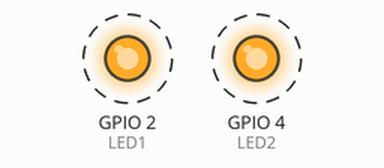
A program run on a simulated ESP32. Shown: output pins drawn as LEDs (lit = HIGH). Dashed ring = blinking. What the program prints to the serial monitor is not drawn.

Above: at 0.7 s.
Timing chart, 0 to 5.1 s (numbered marks = the images above):
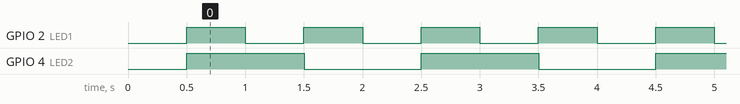

Measured:
- by itself, GPIO 2 (LED1): alternates HIGH for 0.50 s and LOW for 0.50 s
- by itself, GPIO 4 (LED2): alternates HIGH for 1.0 s and LOW for 1.0 s
- by itself, everything shown: repeats every 2.0 s, in 6 steps

The program:

main.cpp
```cpp
#include <Arduino.h>
#include <freertos/FreeRTOS.h>
#include <freertos/task.h>
#include <freertos/queue.h>

// =====================================
// PRACTICA 02 - FREERTOS
// ESP-32S V1.1
// Version final: Etapa 3
// =====================================

// Definicion de pines
const int LED1 = 2;
const int LED2 = 4;

// Cola de comunicacion entre tareas
QueueHandle_t cola;

// =====================================
// TAREA 1: LED integrado - Nucleo 0
// =====================================
void tareaLed1(void *pv) {

    pinMode(LED1, OUTPUT);
    bool estado = false;

    Serial.printf(
        "LED 1 ejecutandose en nucleo: %d\n",
        xPortGetCoreID()
    );

    for (;;) {
        estado = !estado;
        digitalWrite(LED1, estado);

        vTaskDelay(pdMS_TO_TICKS(500));
    }
}

// =====================================
// TAREA 2: LED externo - Nucleo 1
// =====================================
void tareaLed2(void *pv) {

    pinMode(LED2, OUTPUT);
    bool estado = false;

    Serial.printf(
        "LED 2 ejecutandose en nucleo: %d\n",
        xPortGetCoreID()
    );

    for (;;) {
        estado = !estado;
        digitalWrite(LED2, estado);

        vTaskDelay(pdMS_TO_TICKS(1000));
    }
}

// =====================================
// TAREA 3: PRODUCTOR
// =====================================
void productor(void *pv) {

    int contador = 0;

    for (;;) {

        // Enviar numero a la cola
        xQueueSend(
            cola,
            &contador,
            portMAX_DELAY
        );

        // Incrementar contador
        contador++;

        // Esperar un segundo
        vTaskDelay(pdMS_TO_TICKS(1000));
    }
}

// =====================================
// TAREA 4: CONSUMIDOR
// =====================================
void consumidor(void *pv) {

    int dato;

    for (;;) {

        // Esperar un dato de la cola
        if (xQueueReceive(
                cola,
                &dato,
                portMAX_DELAY
            ) == pdTRUE) {

            Serial.printf(
                "Recibido: %d\n",
                dato
            );
        }
    }
}

// =====================================
// CONFIGURACION INICIAL
// =====================================
void setup() {

    // Iniciar comunicacion serial
    Serial.begin(115200);
    delay(500);

    Serial.println("");
    Serial.println("=== PRACTICA 02 FREERTOS ===");

    // Crear cola con capacidad para
    // cinco numeros enteros
    cola = xQueueCreate(5, sizeof(int));

    // Verificar creacion de la cola
    if (cola == NULL) {
        Serial.println(
            "ERROR: No se pudo crear la cola"
        );
        return;
    }

    // LED 1 asignado al nucleo 0
    xTaskCreatePinnedToCore(
        tareaLed1,
        "Led1",
        2048,
        NULL,
        1,
        NULL,
        0
    );

    // LED 2 asignado al nucleo 1
    xTaskCreatePinnedToCore(
        tareaLed2,
        "Led2",
        2048,
        NULL,
        1,
        NULL,
        1
    );

    // Tarea productora
    xTaskCreate(
        productor,
        "Prod",
        2048,
        NULL,
        1,
        NULL
    );

    // Tarea consumidora
    xTaskCreate(
        consumidor,
        "Cons",
        2048,
        NULL,
        1,
        NULL
    );
}

// =====================================
// LOOP PRINCIPAL
// =====================================
void loop() {
}
```
